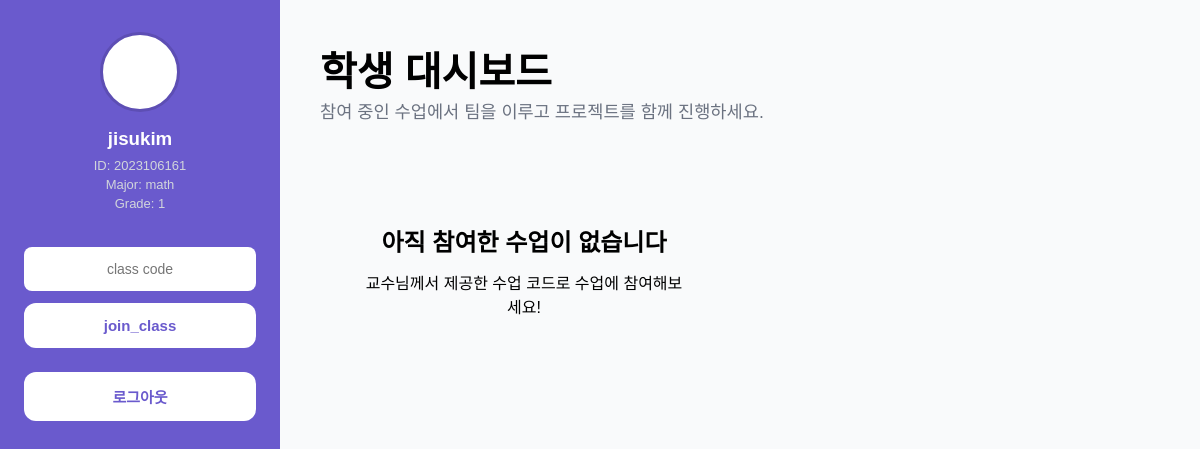
/mainpage_stu (signed in), run on an earlier commit of the app's database.
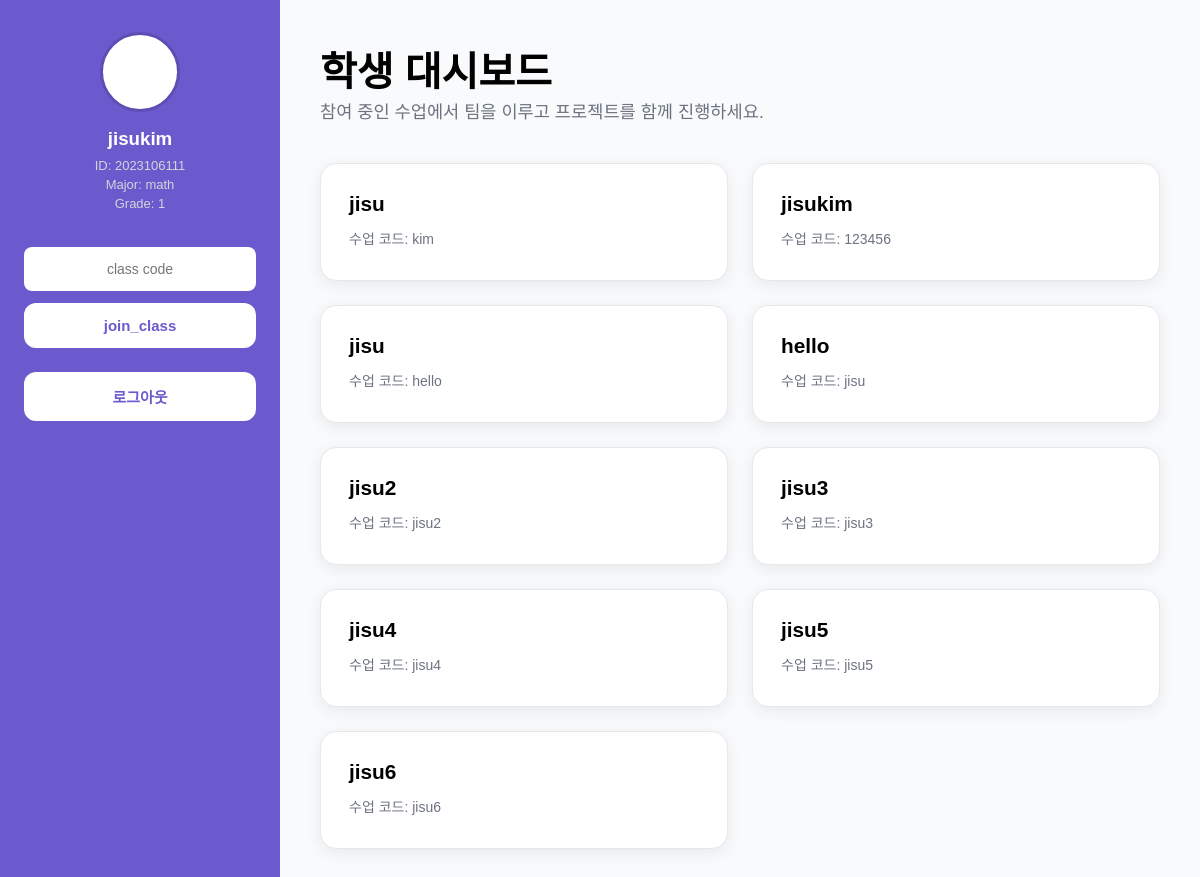
And on a later commit of the database.
### tables this page shows
CREATE TABLE "class_info" (
	"class_name"	TEXT NOT NULL,
	"class_code"	TEXT NOT NULL,
	"class_size"	INTEGER NOT NULL,
	"prof_id"	TEXT NOT NULL,
	"current_size"	INTEGER DEFAULT 0,
	PRIMARY KEY("class_code")
);

### main/backend.py (the view)
@app.route('/mainpage_stu')
def mainpage_stu():
        username = session.get("username")
        conn = sqlite3.connect('teample.db')
        cursor = conn.cursor()
        cursor.execute('SELECT class_code FROM class_relationship WHERE username = ?', (username,))
        included_class_codes = cursor.fetchall()
        conn.commit()
        conn.close()
        included_class_info = []
        conn = sqlite3.connect('teample.db')
        cursor = conn.cursor()
        for class_code in included_class_codes:
                cursor.execute('SELECT class_name, class_code, class_size FROM class_info WHERE class_code= ?', (class_code[0],))
                class_info = cursor.fetchone()
                if class_info:
                    included_class_info.append(class_info)
        return render_template("mainpage_stu.html", session=session, included_class_info= included_class_info)

### main/backend.py (called while the page is built)
@app.before_request
def save_logged_in_user():
    username = session.get('username')
    prof_or_stu = session.get('prof_or_stu')
    g.user = None
    if username and prof_or_stu:
        conn = sqlite3.connect('teample.db')
        conn.row_factory = sqlite3.Row
        cursor = conn.cursor()
        if prof_or_stu == 'student':
            cursor.execute('SELECT * FROM signup_info_student WHERE username = ?', (username,))
            g.user = cursor.fetchone()
            conn.close()
        elif prof_or_stu == 'prof':
            cursor.execute('SELECT * FROM signup_info_prof WHERE username = ?', (username,))
            g.user = cursor.fetchone()
            conn.close()

### main/templates/mainpage_stu.html (shortened to what this page needs)
<!DOCTYPE html>
<html>
    <head>
        <link rel="stylesheet" href="{{ url_for('static', filename='mainpage_stu.css') }}" />
    </head>
    <body>
    <div class="container">
        <div class="sidebar">
        <div class="profile">
            <div class="profile-pic"></div>
            <h3>{{session['username']}}</h3>
            <p>ID: {{session['student_number']}}</p>
            <p>Major: {{session['major']}} </p>
            <p>Grade: {{ session['grade']}} </p>
            </div>
            <div class= "join_team">
            <form action="/join_class" method="POST">
                <input placeholder = "class code" type="text" name= "class_code" id="class_code" required>
                <button id="team_button" type="submit" onsubmit="join_class_socket()">join_class</button>
            </form>            </div>
            <div class="logout">
                <button onclick="location.href='/logout'">로그아웃</button>
            </div>
        </div>
        <div class="main-content">
            <div class="page-header">
                <h1>학생 대시보드</h1>
                <p>참여 중인 수업에서 팀을 이루고 프로젝트를 함께 진행하세요.</p>
            </div>
            <div class="class-grid">
                {% if included_class_info %}
                    {% for class in included_class_info %}
                        <form action="/teample_stu" method="POST">
                            <button type="submit">
                                <div class="class-info">
                                    <h3>{{ class[0] }}</h3>
                                    <div class="class-details">
                                        <p>수업 코드: {{ class[1] }}</p>
                                    </div>
                                </div>
                            </button>
                        </form>
                    {% endfor %}
                {% else %}
                    <div class="empty-state">
                        <h3>아직 참여한 수업이 없습니다</h3>
                        <p>교수님께서 제공한 수업 코드로 수업에 참여해보세요!</p>
                    </div>
                {% endif %}
            </div>
        </div>
    </div>
    </body>
</html>

What changed in the data, as far as the page shows it:
now on this page (row unchanged): class_info: class_name "jisu", class_code "kim"
now on this page (row unchanged): class_info: class_name "jisukim", class_code "123456"
now on this page (row unchanged): class_info: class_name "jisu", class_code "hello"
added class_info: class_name "hello", class_code "jisu"
added class_info: class_name "jisu2", class_code "jisu2"
added class_info: class_name "jisu3", class_code "jisu3"
added class_info: class_name "jisu4", class_code "jisu4"
added class_info: class_name "jisu5", class_code "jisu5"
added class_info: class_name "jisu6", class_code "jisu6"
Also different on the page:
{{ session['student_number'] }}: "2023106161" → "2023106111"
text no longer shown: "아직 참여한 수업이 없습니다 교수님께서 제공한 수업 코드로 수업에 참여해보세요!"
